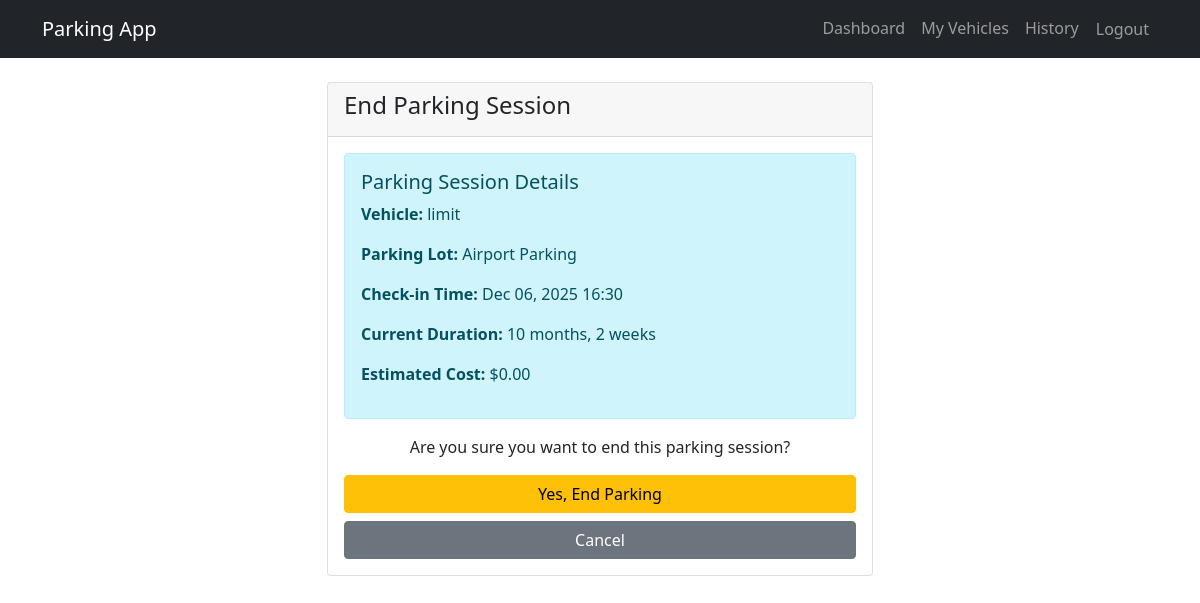
The app's page /parking/2/end/ (signed in) with its own data.
### parking/models.py (models this page shows, shortened)
class ParkingSession(models.Model):
    STATUS_CHOICES = [
        ('ACTIVE', 'Active'),
        ('COMPLETED', 'Completed'),
        ('CANCELLED', 'Cancelled'),
    ]
    vehicle = models.ForeignKey(Vehicle, on_delete=models.CASCADE, related_name='parking_sessions')
    parking_lot = models.ForeignKey(ParkingLot, on_delete=models.CASCADE, related_name='sessions')
    check_in_time = models.DateTimeField(auto_now_add=True)
    check_out_time = models.DateTimeField(null=True, blank=True)
    status = models.CharField(max_length=10, choices=STATUS_CHOICES, default='ACTIVE')
    total_cost = models.DecimalField(max_digits=10, decimal_places=2, default=0)
    class Meta:
        ordering = ['-check_in_time']
    def calculate_cost(self):
        if self.check_out_time:
            import datetime
            duration = self.check_out_time - self.check_in_time
            hours = duration.total_seconds() / 3600
            return round(float(self.parking_lot.hourly_rate) * hours, 2)
        return 0

class Vehicle(models.Model):
    VEHICLE_TYPES = [
        ('CAR', 'Car'),
        ('BIKE', 'Bike'),
        ('TRUCK', 'Truck'),
    ]
    owner = models.ForeignKey(User, on_delete=models.CASCADE, related_name='vehicles')
    license_plate = models.CharField(max_length=20, unique=True)
    vehicle_type = models.CharField(max_length=10, choices=VEHICLE_TYPES, default='CAR')
    make = models.CharField(max_length=50)
    model = models.CharField(max_length=50)
    color = models.CharField(max_length=30)
    class Meta:
        ordering = ['license_plate']

class ParkingLot(models.Model):
    name = models.CharField(max_length=100)
    location = models.CharField(max_length=200)
    total_spaces = models.IntegerField(validators=[MinValueValidator(1)])
    available_spaces = models.IntegerField(default=0)
    hourly_rate = models.DecimalField(max_digits=6, decimal_places=2, validators=[MinValueValidator(0)])
    class Meta:
        ordering = ['name']

### parking/views.py (the view, shortened to what this page needs)
# urls.py: path('parking/<int:pk>/end/', views.end_parking, name='end_parking'),
@login_required
def end_parking(request, pk):
    session = get_object_or_404(ParkingSession, pk=pk, vehicle__owner=request.user, status='ACTIVE')
    return render(request, 'end_parking.html', {'session': session})

### templates/end_parking.html (shortened to what this page needs)
{% extends 'base.html' %}
{% block content %}
<div class="row justify-content-center">
    <div class="col-md-6">
        <div class="card">
            <div class="card-header">
                <h4>End Parking Session</h4>
            </div>
            <div class="card-body">
                <div class="alert alert-info">
                    <h5>Parking Session Details</h5>
                    <p><strong>Vehicle:</strong> {{ session.vehicle.license_plate }}</p>
                    <p><strong>Parking Lot:</strong> {{ session.parking_lot.name }}</p>
                    <p><strong>Check-in Time:</strong> {{ session.check_in_time|date:"M d, Y H:i" }}</p>
                    <p><strong>Current Duration:</strong> {{ session.check_in_time|timesince }}</p>
                    <p><strong>Estimated Cost:</strong> ${{ session.calculate_cost|floatformat:2 }}</p>
                </div>
                <form method="post">
                    <p class="text-center">Are you sure you want to end this parking session?</p>
                    <div class="d-grid gap-2">
                        <button type="submit" class="btn btn-warning">Yes, End Parking</button>
                        <a href="{% url 'dashboard' %}" class="btn btn-secondary">Cancel</a>
                    </div>
                </form>
            </div>
        </div>
    </div>
</div>
{% endblock %}

### records on screen
ParkingSession: vehicle.license_plate "limit", parking_lot.name "Airport Parking", check_in_time "Dec 06, 2025 16:30", check_in_time "10 months, 2 weeks", calculate_cost "0.00"
